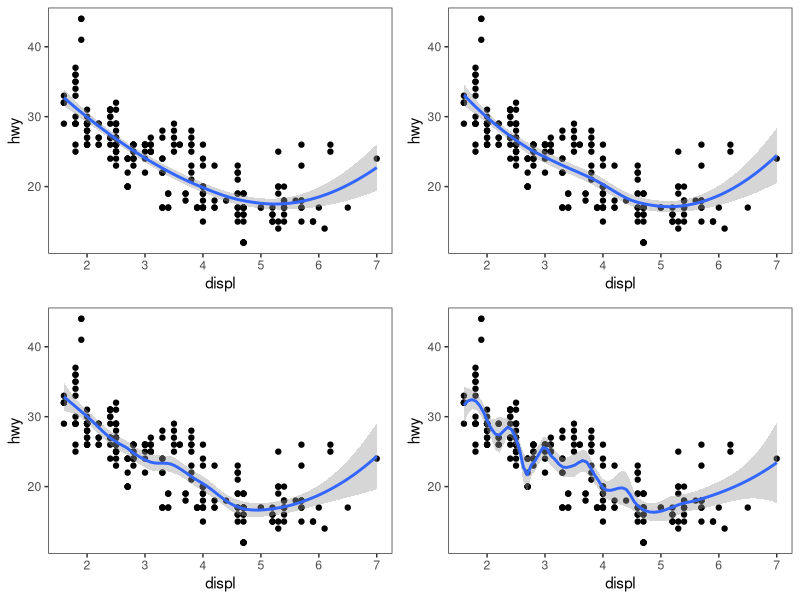

R code for this plot:
library(tidyverse)
library(gridExtra)
g1<-ggplot(mpg, aes(displ, hwy)) + geom_point() + 
  geom_smooth(span=1.0)+
  theme_bw() + theme(panel.grid=element_blank())

g2<-ggplot(mpg, aes(displ, hwy)) + geom_point() + 
  geom_smooth(span=0.75)+
  theme_bw() + theme(panel.grid=element_blank())

g3<-ggplot(mpg, aes(displ, hwy)) + geom_point() + 
  geom_smooth(span=0.50)+
  theme_bw() + theme(panel.grid=element_blank())

g4<-ggplot(mpg, aes(displ, hwy)) + geom_point() + 
  geom_smooth(span=0.25)+
  theme_bw() + theme(panel.grid=element_blank())

grid.arrange(g1, g2, g3, g4, ncol=2)
